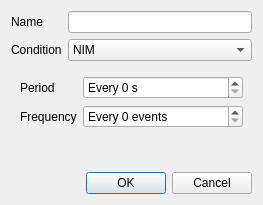
<?xml version="1.0" encoding="UTF-8"?>
<ui version="4.0">
 <class>EventConfigDialog</class>
 <widget class="QDialog" name="EventConfigDialog">
  <property name="geometry">
   <rect>
    <x>0</x>
    <y>0</y>
    <width>263</width>
    <height>203</height>
   </rect>
  </property>
  <property name="windowTitle">
   <string>Event Config</string>
  </property>
  <layout class="QGridLayout" name="gridLayout">
   <item row="0" column="0">
    <layout class="QFormLayout" name="formLayout_2">
     <item row="0" column="0">
      <widget class="QLabel" name="label">
       <property name="text">
        <string>Name</string>
       </property>
      </widget>
     </item>
     <item row="0" column="1">
      <widget class="QLineEdit" name="le_name">
       <property name="text">
        <string/>
       </property>
      </widget>
     </item>
     <item row="1" column="0">
      <widget class="QLabel" name="label_2">
       <property name="text">
        <string>Condition</string>
       </property>
      </widget>
     </item>
     <item row="1" column="1">
      <widget class="QComboBox" name="combo_triggerCondition">
       <item>
        <property name="text">
         <string>NIM</string>
        </property>
       </item>
       <item>
        <property name="text">
         <string>Periodic</string>
        </property>
       </item>
       <item>
        <property name="text">
         <string>Interrupt</string>
        </property>
       </item>
      </widget>
     </item>
    </layout>
   </item>
   <item row="2" column="0">
    <widget class="QDialogButtonBox" name="buttonBox">
     <property name="orientation">
      <enum>Qt::Horizontal</enum>
     </property>
     <property name="standardButtons">
      <set>QDialogButtonBox::Cancel|QDialogButtonBox::Ok</set>
     </property>
    </widget>
   </item>
   <item row="1" column="0">
    <widget class="QStackedWidget" name="stackedWidget">
     <property name="currentIndex">
      <number>1</number>
     </property>
     <widget class="QWidget" name="pageNIM">
      <layout class="QFormLayout" name="formLayout_3">
       <item row="0" column="0">
        <widget class="QLabel" name="label_3">
         <property name="text">
          <string>Readout Delay</string>
         </property>
        </widget>
       </item>
       <item row="0" column="1">
        <widget class="QSpinBox" name="spin_readoutDelay">
         <property name="suffix">
          <string> µs</string>
         </property>
         <property name="maximum">
          <number>255</number>
         </property>
        </widget>
       </item>
      </layout>
     </widget>
     <widget class="QWidget" name="pagePeriodic">
      <layout class="QFormLayout" name="formLayout_4">
       <item row="0" column="0">
        <widget class="QLabel" name="label_5">
         <property name="text">
          <string>Period</string>
         </property>
        </widget>
       </item>
       <item row="1" column="0">
        <widget class="QLabel" name="label_6">
         <property name="text">
          <string>Frequency</string>
         </property>
        </widget>
       </item>
       <item row="1" column="1">
        <widget class="QSpinBox" name="spin_frequency">
         <property name="suffix">
          <string> events</string>
         </property>
         <property name="prefix">
          <string>Every </string>
         </property>
         <property name="maximum">
          <number>65535</number>
         </property>
        </widget>
       </item>
       <item row="0" column="1">
        <widget class="QSpinBox" name="spin_period">
         <property name="suffix">
          <string> s</string>
         </property>
         <property name="prefix">
          <string>Every </string>
         </property>
         <property name="maximum">
          <number>127</number>
         </property>
        </widget>
       </item>
      </layout>
     </widget>
     <widget class="QWidget" name="pageIRQ">
      <layout class="QFormLayout" name="formLayout">
       <item row="0" column="0">
        <widget class="QLabel" name="label_4">
         <property name="text">
          <string>IRQ Level</string>
         </property>
        </widget>
       </item>
       <item row="0" column="1">
        <widget class="QSpinBox" name="spin_irqLevel">
         <property name="minimum">
          <number>1</number>
         </property>
         <property name="maximum">
          <number>7</number>
         </property>
        </widget>
       </item>
       <item row="1" column="0">
        <widget class="QLabel" name="label_7">
         <property name="text">
          <string>IRQ Vector</string>
         </property>
        </widget>
       </item>
       <item row="1" column="1">
        <widget class="QSpinBox" name="spin_irqVector">
         <property name="maximum">
          <number>255</number>
         </property>
        </widget>
       </item>
       <item row="2" column="0">
        <widget class="QLabel" name="label_8">
         <property name="text">
          <string>Readout Delay</string>
         </property>
        </widget>
       </item>
       <item row="2" column="1">
        <widget class="QSpinBox" name="spin_readoutDelay_2">
         <property name="suffix">
          <string> µs</string>
         </property>
         <property name="maximum">
          <number>255</number>
         </property>
        </widget>
       </item>
      </layout>
     </widget>
    </widget>
   </item>
  </layout>
 </widget>
 <resources/>
 <connections>
  <connection>
   <sender>buttonBox</sender>
   <signal>accepted()</signal>
   <receiver>EventConfigDialog</receiver>
   <slot>accept()</slot>
   <hints>
    <hint type="sourcelabel">
     <x>248</x>
     <y>254</y>
    </hint>
    <hint type="destinationlabel">
     <x>157</x>
     <y>274</y>
    </hint>
   </hints>
  </connection>
  <connection>
   <sender>buttonBox</sender>
   <signal>rejected()</signal>
   <receiver>EventConfigDialog</receiver>
   <slot>reject()</slot>
   <hints>
    <hint type="sourcelabel">
     <x>316</x>
     <y>260</y>
    </hint>
    <hint type="destinationlabel">
     <x>286</x>
     <y>274</y>
    </hint>
   </hints>
  </connection>
  <connection>
   <sender>combo_triggerCondition</sender>
   <signal>currentIndexChanged(int)</signal>
   <receiver>stackedWidget</receiver>
   <slot>setCurrentIndex(int)</slot>
   <hints>
    <hint type="sourcelabel">
     <x>176</x>
     <y>48</y>
    </hint>
    <hint type="destinationlabel">
     <x>120</x>
     <y>101</y>
    </hint>
   </hints>
  </connection>
  <connection>
   <sender>spin_readoutDelay</sender>
   <signal>valueChanged(int)</signal>
   <receiver>spin_readoutDelay_2</receiver>
   <slot>setValue(int)</slot>
   <hints>
    <hint type="sourcelabel">
     <x>180</x>
     <y>87</y>
    </hint>
    <hint type="destinationlabel">
     <x>180</x>
     <y>145</y>
    </hint>
   </hints>
  </connection>
  <connection>
   <sender>spin_readoutDelay_2</sender>
   <signal>valueChanged(int)</signal>
   <receiver>spin_readoutDelay</receiver>
   <slot>setValue(int)</slot>
   <hints>
    <hint type="sourcelabel">
     <x>180</x>
     <y>145</y>
    </hint>
    <hint type="destinationlabel">
     <x>180</x>
     <y>87</y>
    </hint>
   </hints>
  </connection>
 </connections>
</ui>
